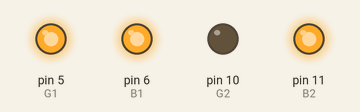
This sketch was run on a simulated Arduino Uno, built with avr-gcc and run on an emulated ATmega328P. Shown: output pins drawn as LEDs (lit = HIGH). Pins used as bus, display or sensor lines are not drawn.

Above: at 0.5 s.
At 1.5 s:
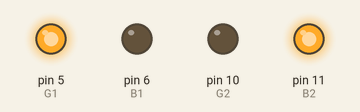
At 3.0 s:
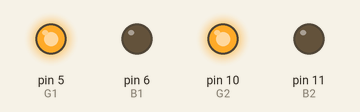
At 4.5 s:
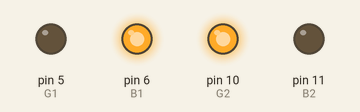
At 5.5 s:
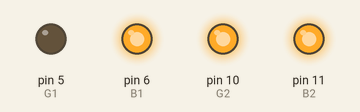
Timing chart, 0 to 7.8 s (numbered marks = the images above):
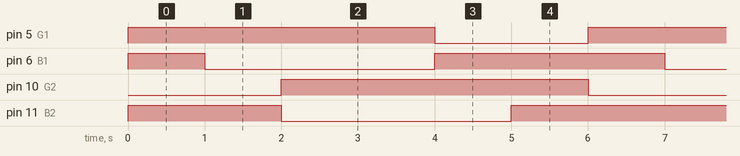

Measured:
- by itself, pin 5 (G1), pin 10 (G2): alternates HIGH for 4.0 s and LOW for 2.0 s
- by itself, pin 6 (B1), pin 11 (B2): repeats every 6.0 s: LOW 3.0 s, HIGH 3.0 s
- by itself, everything shown: repeats every 6.0 s, in 5 steps

The sketch:

rgb-dual-strip-pattern-b.ino
```cpp
int R1=3;
int R2=9;

int G1=5;
int G2=10;

int B1=6;
int B2=11;


void setup() {
  // put your setup code here, to run once:
 pinMode(R1,OUTPUT);
 pinMode(G1,OUTPUT);
 pinMode(B1,OUTPUT);
  pinMode(R2,OUTPUT);
   pinMode(G2,OUTPUT);
    pinMode(B2,OUTPUT);


}
void color(int red,int green,int blue)
{analogWrite(R1,red);
analogWrite(B1,green);
analogWrite(G1,blue);}

void color1(int red,int green,int blue)
{analogWrite(R2,red);
analogWrite(B2,green);
analogWrite(G2,blue);}


void loop() {
  // put your main code here, to run repeatedly:


  color(0,255,255);
  color1(0,255,0);
  delay (1000);

  color(0,0,255);
  color1(255,255,0);
  delay (1000);

  color(255,0,255);
  color1(255,0,255);
  delay (1000);

  color(255,0,255);
  color1(255,0,255);
  delay (1000);

  color(255,255,0);
  color1(0,0,255);
  delay (1000);

  color(0,255,0);
  color1(0,255,255);
  delay (1000);
}
```
